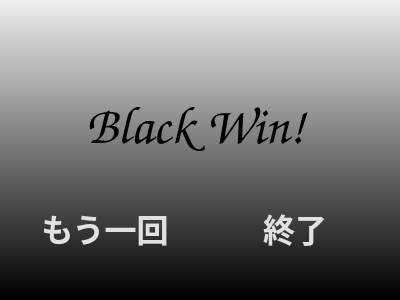
<?xml version="1.0" encoding="UTF-8"?>
<ui version="4.0">
 <class>b_win</class>
 <widget class="QWidget" name="b_win">
  <property name="geometry">
   <rect>
    <x>0</x>
    <y>0</y>
    <width>400</width>
    <height>300</height>
   </rect>
  </property>
  <property name="windowTitle">
   <string>Chess Game</string>
  </property>
  <widget class="QLabel" name="label">
   <property name="geometry">
    <rect>
     <x>0</x>
     <y>0</y>
     <width>400</width>
     <height>300</height>
    </rect>
   </property>
   <property name="styleSheet">
    <string notr="true">background-color:qlineargradient(spread:pad, x1:0, y1:0, x2:0, y2:1, stop:0 rgba(238, 238, 236, 255), stop:0.995025 rgba(0, 0, 0, 255))</string>
   </property>
   <property name="text">
    <string/>
   </property>
  </widget>
  <widget class="QLabel" name="label_2">
   <property name="geometry">
    <rect>
     <x>60</x>
     <y>65</y>
     <width>270</width>
     <height>120</height>
    </rect>
   </property>
   <property name="font">
    <font>
     <family>URW Chancery L</family>
     <pointsize>40</pointsize>
     <weight>75</weight>
     <italic>true</italic>
     <bold>true</bold>
     <stylestrategy>PreferAntialias</stylestrategy>
    </font>
   </property>
   <property name="styleSheet">
    <string notr="true">color:rgb(0, 0, 0)</string>
   </property>
   <property name="text">
    <string>Black Win!</string>
   </property>
   <property name="alignment">
    <set>Qt::AlignCenter</set>
   </property>
  </widget>
  <widget class="QPushButton" name="again">
   <property name="geometry">
    <rect>
     <x>35</x>
     <y>190</y>
     <width>140</width>
     <height>75</height>
    </rect>
   </property>
   <property name="font">
    <font>
     <pointsize>24</pointsize>
     <weight>75</weight>
     <bold>true</bold>
    </font>
   </property>
   <property name="styleSheet">
    <string notr="true">QPushButton {
color:rgb(225, 225, 225);
border:none;
background-color:transparent;
}</string>
   </property>
   <property name="text">
    <string>もう一回</string>
   </property>
  </widget>
  <widget class="QPushButton" name="end">
   <property name="geometry">
    <rect>
     <x>225</x>
     <y>190</y>
     <width>140</width>
     <height>75</height>
    </rect>
   </property>
   <property name="font">
    <font>
     <pointsize>24</pointsize>
     <weight>75</weight>
     <bold>true</bold>
    </font>
   </property>
   <property name="styleSheet">
    <string notr="true">QPushButton {
color:rgb(225, 225, 225);
border:none;
background-color:transparent;
}</string>
   </property>
   <property name="text">
    <string>終了</string>
   </property>
  </widget>
 </widget>
 <resources/>
 <connections/>
</ui>
